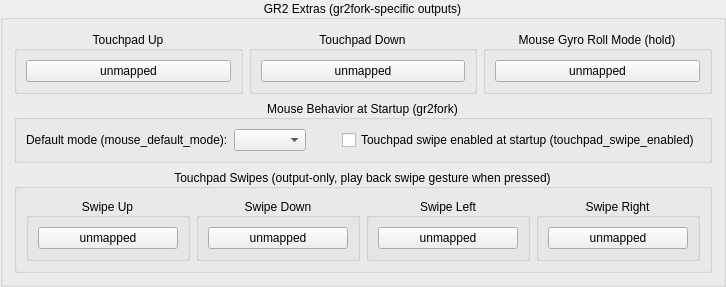
    <widget class="QGroupBox" name="gb_gr2_extras">
     <property name="title">
      <string>GR2 Extras (gr2fork-specific outputs)</string>
     </property>
     <property name="alignment">
      <set>Qt::AlignmentFlag::AlignCenter</set>
     </property>
     <layout class="QVBoxLayout" name="gr2_extras_outer_layout">
      <item>
       <layout class="QHBoxLayout" name="gr2_touchpad_extras_row">
        <item>
         <widget class="QGroupBox" name="gb_touchpad_up">
          <property name="title">
           <string>Touchpad Up</string>
          </property>
          <property name="alignment">
           <set>Qt::AlignmentFlag::AlignCenter</set>
          </property>
          <layout class="QVBoxLayout" name="touchpad_up_layout">
           <item>
            <widget class="QRightClickButton" name="TouchpadUpButton">
             <property name="focusPolicy">
              <enum>Qt::FocusPolicy::NoFocus</enum>
             </property>
             <property name="text">
              <string>unmapped</string>
             </property>
            </widget>
           </item>
          </layout>
         </widget>
        </item>
        <item>
         <widget class="QGroupBox" name="gb_touchpad_down">
          <property name="title">
           <string>Touchpad Down</string>
          </property>
          <property name="alignment">
           <set>Qt::AlignmentFlag::AlignCenter</set>
          </property>
          <layout class="QVBoxLayout" name="touchpad_down_layout">
           <item>
            <widget class="QRightClickButton" name="TouchpadDownButton">
             <property name="focusPolicy">
              <enum>Qt::FocusPolicy::NoFocus</enum>
             </property>
             <property name="text">
              <string>unmapped</string>
             </property>
            </widget>
           </item>
          </layout>
         </widget>
        </item>
        <item>
         <widget class="QGroupBox" name="gb_mouse_gyro_roll_mode">
          <property name="title">
           <string>Mouse Gyro Roll Mode (hold)</string>
          </property>
          <property name="alignment">
           <set>Qt::AlignmentFlag::AlignCenter</set>
          </property>
          <layout class="QVBoxLayout" name="mouse_gyro_roll_mode_layout">
           <item>
            <widget class="QRightClickButton" name="MouseGyroRollModeButton">
             <property name="focusPolicy">
              <enum>Qt::FocusPolicy::NoFocus</enum>
             </property>
             <property name="text">
              <string>unmapped</string>
             </property>
            </widget>
           </item>
          </layout>
         </widget>
        </item>
       </layout>
      </item>
      <item>
       <widget class="QGroupBox" name="gb_mouse_default_mode">
        <property name="title">
         <string>Mouse Behavior at Startup (gr2fork)</string>
        </property>
        <property name="alignment">
         <set>Qt::AlignmentFlag::AlignCenter</set>
        </property>
        <layout class="QHBoxLayout" name="mouse_default_mode_layout">
         <item>
          <widget class="QLabel" name="MouseDefaultModeLabel">
           <property name="text">
            <string>Default mode (mouse_default_mode):</string>
           </property>
          </widget>
         </item>
         <item>
          <widget class="QComboBox" name="MouseDefaultModeBox">
           <property name="focusPolicy">
            <enum>Qt::FocusPolicy::NoFocus</enum>
           </property>
          </widget>
         </item>
         <item>
          <spacer name="mouse_default_mode_spacer">
           <property name="orientation">
            <enum>Qt::Orientation::Horizontal</enum>
           </property>
           <property name="sizeHint" stdset="0">
            <size>
             <width>30</width>
             <height>20</height>
            </size>
           </property>
          </spacer>
         </item>
         <item>
          <widget class="QCheckBox" name="TouchpadSwipeEnabledCheckBox">
           <property name="text">
            <string>Touchpad swipe enabled at startup (touchpad_swipe_enabled)</string>
           </property>
          </widget>
         </item>
        </layout>
       </widget>
      </item>
      <item>
       <widget class="QGroupBox" name="gb_touchpad_swipes">
        <property name="title">
         <string>Touchpad Swipes (output-only, play back swipe gesture when pressed)</string>
        </property>
        <property name="alignment">
         <set>Qt::AlignmentFlag::AlignCenter</set>
        </property>
        <layout class="QHBoxLayout" name="touchpad_swipes_layout">
         <item>
          <widget class="QGroupBox" name="gb_touchpad_swipe_up">
           <property name="title">
            <string>Swipe Up</string>
           </property>
           <property name="alignment">
            <set>Qt::AlignmentFlag::AlignCenter</set>
           </property>
           <layout class="QVBoxLayout" name="touchpad_swipe_up_layout">
            <item>
             <widget class="QRightClickButton" name="TouchpadSwipeUpButton">
              <property name="focusPolicy">
               <enum>Qt::FocusPolicy::NoFocus</enum>
              </property>
              <property name="text">
               <string>unmapped</string>
              </property>
             </widget>
            </item>
           </layout>
          </widget>
         </item>
         <item>
          <widget class="QGroupBox" name="gb_touchpad_swipe_down">
           <property name="title">
            <string>Swipe Down</string>
           </property>
           <property name="alignment">
            <set>Qt::AlignmentFlag::AlignCenter</set>
           </property>
           <layout class="QVBoxLayout" name="touchpad_swipe_down_layout">
            <item>
             <widget class="QRightClickButton" name="TouchpadSwipeDownButton">
              <property name="focusPolicy">
               <enum>Qt::FocusPolicy::NoFocus</enum>
              </property>
              <property name="text">
               <string>unmapped</string>
              </property>
             </widget>
            </item>
           </layout>
          </widget>
         </item>
         <item>
          <widget class="QGroupBox" name="gb_touchpad_swipe_left">
           <property name="title">
            <string>Swipe Left</string>
           </property>
           <property name="alignment">
            <set>Qt::AlignmentFlag::AlignCenter</set>
           </property>
           <layout class="QVBoxLayout" name="touchpad_swipe_left_layout">
            <item>
             <widget class="QRightClickButton" name="TouchpadSwipeLeftButton">
              <property name="focusPolicy">
               <enum>Qt::FocusPolicy::NoFocus</enum>
              </property>
              <property name="text">
               <string>unmapped</string>
              </property>
             </widget>
            </item>
           </layout>
          </widget>
         </item>
         <item>
          <widget class="QGroupBox" name="gb_touchpad_swipe_right">
           <property name="title">
            <string>Swipe Right</string>
           </property>
           <property name="alignment">
            <set>Qt::AlignmentFlag::AlignCenter</set>
           </property>
           <layout class="QVBoxLayout" name="touchpad_swipe_right_layout">
            <item>
             <widget class="QRightClickButton" name="TouchpadSwipeRightButton">
              <property name="focusPolicy">
               <enum>Qt::FocusPolicy::NoFocus</enum>
              </property>
              <property name="text">
               <string>unmapped</string>
              </property>
             </widget>
            </item>
           </layout>
          </widget>
         </item>
        </layout>
       </widget>
      </item>
     </layout>
    </widget>
